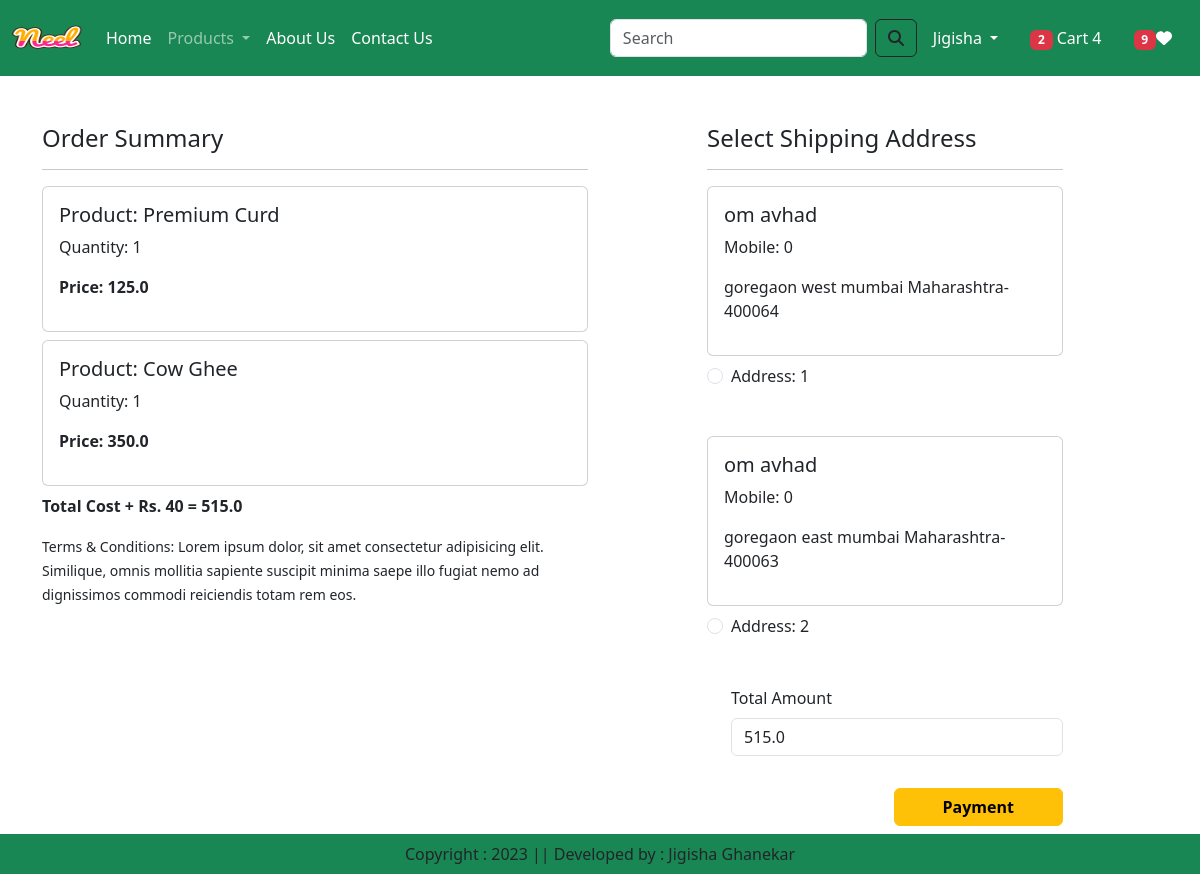
Page /checkout/ (signed in) on the committed database.
### app/models.py (models this page shows, shortened)
class Cart(models.Model):
    user = models.ForeignKey(User, on_delete = models.CASCADE)
    product = models.ForeignKey(Product, on_delete = models.CASCADE)
    quantity = models.PositiveIntegerField(default=1)

class Product(models.Model):
    title = models.CharField(max_length=100)
    selling_price = models.FloatField()
    discounted_price = models.FloatField()
    description = models.TextField()
    composition = models.TextField(default='')
    prodapp = models.TextField(default='')
    category = models.CharField(choices=CATEGORY_CHOICES, max_length=2)
    product_image = models.ImageField(upload_to='product')

class Customer(models.Model):
    user = models.ForeignKey(User, on_delete=models.CASCADE)
    name = models.CharField(max_length=200)
    locality = models.CharField(max_length=200)
    city = models.CharField(max_length=50)
    mobile = models.IntegerField(default=0)
    zipcode = models.IntegerField()
    state = models.CharField(choices=STATE_CHOICES, max_length=100)

### app/views.py (the view, shortened to what this page needs)
# urls.py: path('checkout/', views.checkout.as_view(), name="checkout"),
@method_decorator(login_required, name='dispatch')
class checkout(View):
    def get(self, request):
        totalitem = 0
        wishitem = 0
        if request.user.is_authenticated:
            totalitem = len(Cart.objects.filter(user=request.user))
            wishitem = len(Wishlist.objects.filter(user=request.user))
        user=request.user
        add=Customer.objects.filter(user=user)
        cart_items=Cart.objects.filter(user=user)
        famount = 0
        for p in  cart_items:
            value = p.quantity * p.product.discounted_price
            famount = famount + value
        totalamount = famount + 40
        razoramount = int(totalamount * 100)
        client = razorpay.Client(auth=(settings.RAZOR_KEY_ID, settings.RAZOR_KEY_SECRET))
        data = {
            "amount":razoramount,
            "currency":"INR",
            "receipt":"order_rcptid_12"
        }
        payment_response = client.order.create(data=data)
        print(payment_response)
        order_id = payment_response['id']
        order_status = payment_response['status']
        return render(request, 'app/checkout.html', locals())

### app/templates/app/checkout.html (shortened to what this page needs)
{% extends 'app/base.html' %}
{% load static %}
{% block main-content %}
<div class="container mb-5">
    <div class="row mt-5">
        <div class="col-sm-6">
            <h4>Order Summary</h4>
            <hr>
            {% for item in cart_items %}
            <div class="card mb-2">
                <div class="card-body">
                    <h5>Product: {{item.product.title}}</h5>
                    <p>Quantity: {{item.quantity}}</p>
                    <p class="fw-bold">Price: {{item.product.discounted_price}}</p>
                </div>
            </div>
            {% endfor %}
            <p class="fw-bold">Total Cost + Rs. 40 = {{totalamount}}</p>
            <small>Terms & Conditions: Lorem ipsum dolor, sit amet consectetur adipisicing elit. Similique, omnis mollitia sapiente suscipit minima saepe illo fugiat nemo ad dignissimos commodi reiciendis totam rem eos.</small>
        </div>
        <div class="col-sm-4 offset-sm-1">
            <h4>Select Shipping Address</h4>
            <hr>
            <form action="" method="post" id="myform">
                {% for ad in add %}
                <div class="card">
                    <div class="card-body">
                        <h5>{{ad.name}}</h5>
                        <p>Mobile: {{ad.mobile}}</p>
                        <p>{{ad.locality}}  {{ad.city}} {{ad.state}}-{{ad.zipcode}}</p>
                    </div>
                </div>
                <div class="form-check mt-2 mb-5">
                    <input class="form-check-input" type="radio" name="custid" id="custadd{{forloop.counter}}" value="{{ad.id}}">
                    <label for="custadd{{forloop.counter}}" class="form-check-label">
                        Address: {{forloop.counter}}
                    </label>
                </div>
                {% endfor %}
                <div class="form-check mb-3">
                    <label for="totalamount" class="form-label">Total Amount</label>
                    <input type="number" class="form-control" name="totalamount" value={{totalamount}} readonly>
                </div>
                <div class="text-end">
                    <button id="rzp-button1" type="submit" class="btn btn-warning mt-3 px-5 fw-bold">Payment</button>
                </div>
            </form>
        </div>
    </div>
</div>
{% endblock main-content %}

### rows in the picture
Cart: product "Premium Curd", quantity "1", product.discounted_price "125.0"
Cart: product "Cow Ghee", quantity "1", product.discounted_price "350.0"
Customer: name "om avhad", mobile "0", locality "goregaon west", city "mumbai", state "Maharashtra", zipcode "400064"
Customer: name "om avhad", mobile "0", locality "goregaon east", city "mumbai", state "Maharashtra", zipcode "400063"

### other values in the picture
{{ totalitem }} "2"
{{ wishitem }} "9"
{{ totalamount }} "515.0"
